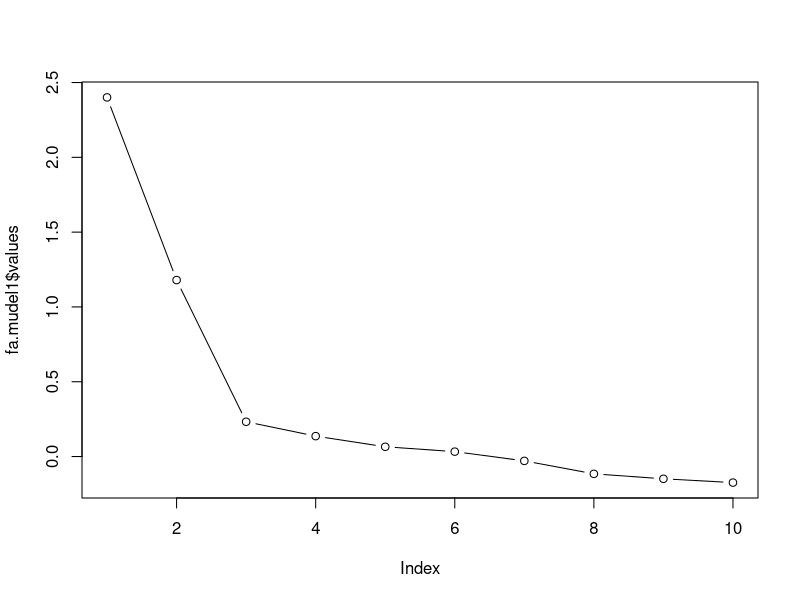
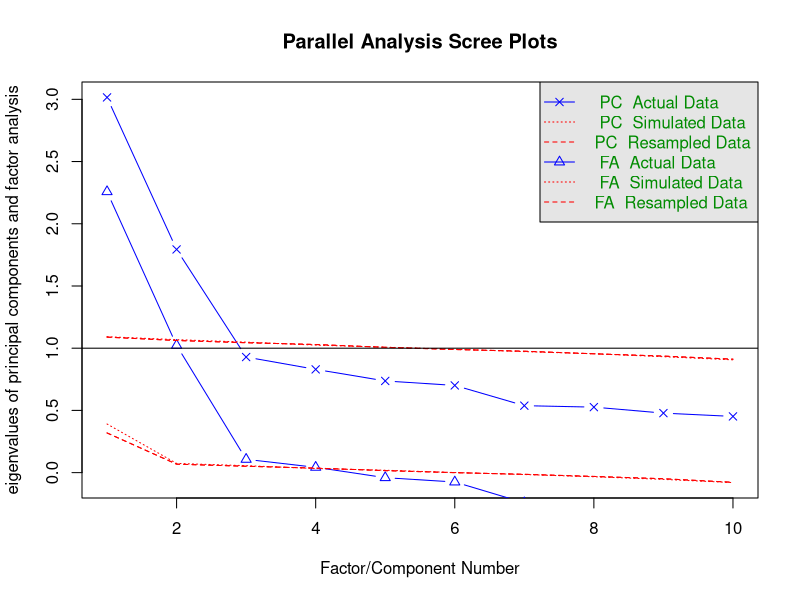
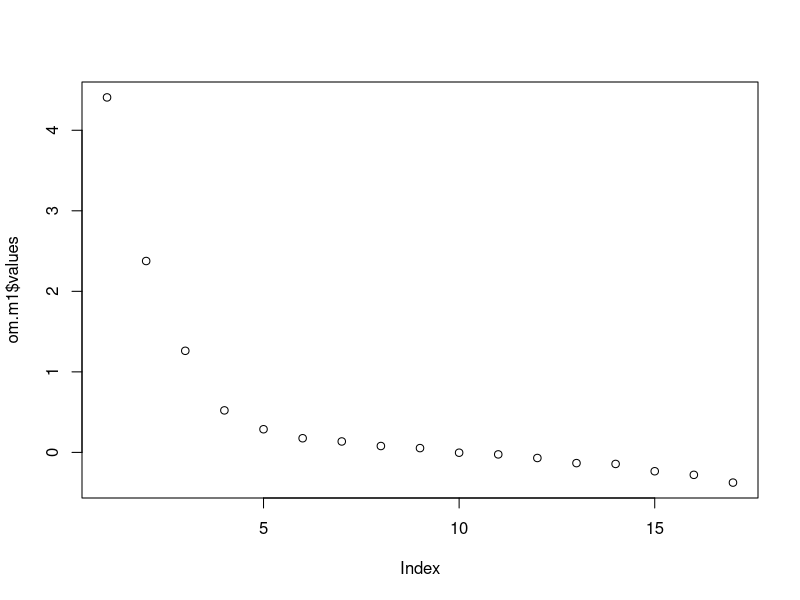
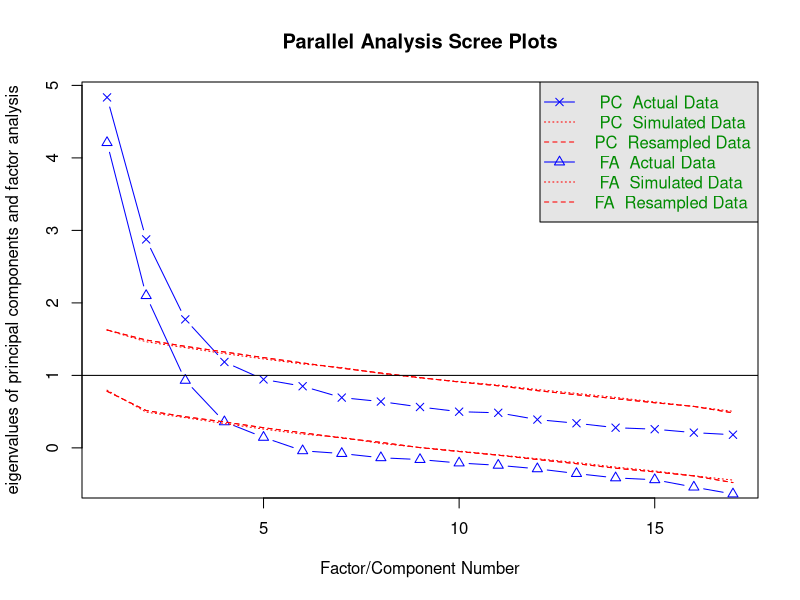

Reproduce these figures in R, in order.
## ---- chunk 1
library(psych)
library(GPArotation)
## ---- chunk 2
bfi <- read.csv("bfi.csv")
## ---- chunk 3
bfi2 <- bfi[,1:10]
## ---- chunk 4
cortest.bartlett(bfi2)
## ---- chunk 5
bfi2matrix <- round(cor(bfi2, use="complete"), 2)
bfi2matrix
## ---- chunk 6
det(bfi2matrix)
## ---- chunk 7
fa.mudel1 <- fa(bfi2, nfactors=2, rotate="varimax", fm="ml", scores=TRUE)
## ---- chunk 8
pc.mudel1 <- principal(bfi2, nfactors=2, rotate="varimax", scores=TRUE)
## ---- chunk 9
print.psych(fa.mudel1, cut=0.3, sort=TRUE)
## ---- chunk 10
fa.mudel2 <- fa(bfi2, nfactors=2, rotate="none")
fa.mudel2$loadings
## ---- chunk 11
fa.mudel3 <- fa(bfi2, nfactors=2, rotate="oblimin", fm="ml")
print.psych(fa.mudel3, cut=0.3)
## ---- chunk 12
skoorid <- data.frame(fa.mudel1$scores)
head(skoorid)
## ---- chunk 13
colnames(skoorid) <- c("C", "A")
## ---- chunk 14
alpha(bfi2[,1:5])
## ---- chunk 15
alpha(bfi2[,1:5], keys=c(-1, 1, 1, 1, 1))
## ---- chunk 16
fa.mudel1$values
## ---- chunk 17
plot(fa.mudel1$values, type="b")
## ---- chunk 18
fa.parallel(bfi2)
## ---- chunk 19
omadused <- read.csv("omadused.csv")
## ---- chunk 20
bfom <- omadused[,-17]
cortest.bartlett(bfom)#bartlett test näitab, kas maatriksis on liiga palju nõrku korrelatsioone; p-väärtus üle 0.05
#näitab, et nõrkade korrleatsiooniseoste rohkust - probleeme selle rohkusega
#Vaatame ka korrelatsioonimaatriksit - nt, kui on näha, et on probleeme, siis tasub cor() abil nõrgad seosed üles otsida:
#cor(na.omit(bfom))
ommatrix <- round(cor(bfom, use="complete"), 2)
ommatrix

#multikolineaarsuse testimine: 
det(ommatrix)# korrelatsioonimaatriksi determinandi abil saame uurida vastupidise probleemi ehk liiga tugevate
# korrelatsioonide esinemist
# Probleemi olemasolu näitab deteminandi väärtus alla 0.00001-e.
## ---- chunk 21
#omaväärtused saame faktormudelist kätte, kui lisame mudelinime lõppu dollari märgi ja values:
#mudeli teeme psych mooduli abil, kasutame funktsiooni fa:
om.m1 <- fa(omadused, nfactors=3, rotate ="varimax", fm="ml", scores =TRUE)
om.m1$values
plot(om.m1$values, tyoe ="b")
fa.parallel(omadused)
## ---- chunk 22
print.psych(om.m1, cut=0.3, sort=TRUE)
## ---- chunk 23
#pööramata:
fa.2 <- fa(omadused, nfactors=3, rotate ="none")
fa.2$loadings

#kaldnurkne pööramine
fa.3 <- fa(omadused, nfactors=3, rotate ="oblimin")
fa.3$loadings

#ortogonaalne pööramine 
fa.4 <- fa(omadused, nfactors=3, rotate ="varimax")
fa.4$loadings
## ---- chunk 24
# Lisaks laadungitele on tabeli paremas servas veel paar tulpa. Tulbas nimega h2 paiknevad kommunaliteedid,
# mis naitavad kui suure osa muutuja variatiivususest faktorid summaarselt ara kirjeldavad.
print.psych(fa.4, cut=0.3, sort=TRUE)
## ---- chunk 25
skoorid <- data.frame(fa.4$scores)
head(skoorid)
str(omadused)
summary(lm(skoorid$MR1~ omadused$vanus))
summary(lm(skoorid$MR2~ omadused$vanus))
summary(lm(skoorid$MR3~ omadused$vanus))
## ---- chunk 26

alpha(subset(bfom, select = c(vastutustundetu, hooletu, j_rjekindlusetu, p_simatu, korralik, ettevaatlik)),check.keys=TRUE)# jagada kolmeks
alpha(subset(bfom, select =  c(eraldihoidev, seltskondlik, loid, vaikne, kartlik, salatseja)),check.keys=TRUE)# jagada kolmeks
alpha(subset(bfom, select = c(h_irimatu, muretu, pingevaba, enesekindel)),check.keys=TRUE)# jagada kolmeks

